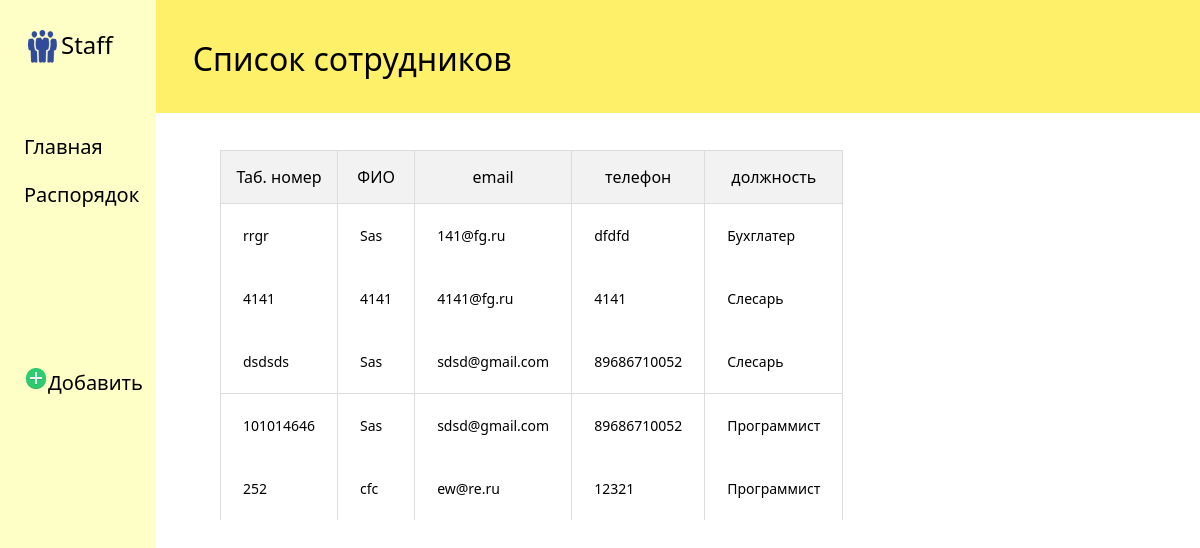
The page / on the database its author committed.
### myapp/models.py (models this page shows, shortened)
class Task(models.Model):
    name = models.CharField('Имя сотрудника', max_length=100)
    num_staff = models.CharField('Номер сотрудника', max_length=100)
    mail = models.EmailField('Почта сотрудника')
    phone_number = models.CharField('Номер телефона сотрудника', max_length=100)
    job_CHOISES = (
        ('Программист', 'Программист'),
        ('Слесарь', 'Слесарь'),
        ('Бухглатер', 'Бухглатер')
    )
    job = models.CharField('Должность', max_length=100, choices=job_CHOISES, default="")
    class Meta:
        verbose_name = 'Работники'
        verbose_name_plural = 'Работники'

### myapp/views.py (the view)
# urls.py: path('', views.index, name='home'),
def index(request):
    tasks = Task.objects.order_by('-id')
    return render(request, 'myapp/index.html',{
    'title': 'Главная страница сайта', 'tasks': tasks})

### myapp/templates/myapp/index.html (shortened to what this page needs)
{% extends 'myapp/base.html' %}
{% load static %}
{% block content %}
             <table>
                     <tr>
                        <th>Таб. номер</th>
                        <th>ФИО</th>
                        <th>email</th>
                        <th>телефон</th>
                        <th>должность</th>
                     </tr>
        {% if tasks %}
                 {% for el in tasks %}
                     <tr>
                        <td>{{ el.num_staff }}</td>
                        <td>{{ el.name }}</td>
                        <td>{{ el.mail }}</td>
                        <td>{{ el.phone_number }}</td>
                        <td>{{ el.job }}</td>
                     </tr>
                    {% endfor %}
                </table>
        {% else %}
            <p class="text">Записей нет!</p>
        {% endif %}
{% endblock %}

### myapp/templates/myapp/base.html (shortened to what this page needs)
{% load static %}
<!DOCTYPE html>
<html lang="en">
<head>
    <link rel="stylesheet" href="{% static 'myapp/styles/style.css' %}">
</head>
<body>
    <aside>
        <div class="logo">
            <img src="{% static 'myapp/img/people.jpg' %}" alt="">
            <p>Staff</p>
        </div>
        <ul>
            <li><a href="{% url 'home' %}">Главная</a></li>
            <li><a href="{% url 'rasp' %}">Распорядок</a></li>
            <li><img src=" {% static 'myapp/img/plus.png' %}" alt=""><a href="{% url 'create' %}">Добавить</a></li>
        </ul>
    </aside>
    <header>
        <h1>Список сотрудников</h1>
    </header>
{% block content %}{% endblock %}
</body>
</html>

### static/myapp/styles/style.css (style rules this page uses)
* { box-sizing: border-box; padding: 0; margin: 0; font-family: 'Segoe UI', Tahoma, Geneva, Verdana, sans-serif; }
body { display: flex; }
aside { background-color: #FEFFC7; width: 179px; height: 100vh; }
header { background-color: #FFF06A; width: 100%; height: 113px; }
.logo { display: flex; padding: 28px 0 67px 23px; }
.logo img { width: 38px; height: 38px; }
.logo p { font-size: 24px; font-weight: 400; }
aside li { list-style-type: none; padding-bottom: 21px; padding-left: 24px; }
aside li:nth-child(3) { padding-top: 137px; }
aside li a { text-decoration: none; color: black; font-size: 20px; font-weight: 300; }
header h1 { font-size: 32px; font-weight: 300; padding: 37px; }
.text, form, table { position: absolute; top: 150px; left: 220px; }
table { border-collapse: collapse; }
table th { font-size: 16px; padding: 15px; border-right: 1px solid #DCDCDC; border-left: 1px solid #DCDCDC; font-weight: 300; }
table td { font-size: 14px; padding: 22px; border-left: 1px solid #DCDCDC; }
table td:nth-child(5) { border-right: 1px solid #DCDCDC; }
table tr:nth-child(1) { background-color: #F2F2F2; border: 1px solid #DCDCDC; }
table tr:nth-child(4) { border-bottom: 1px solid #DCDCDC; }

### rows shown on the page
Task: num_staff "rrgr", name "Sas", mail "141@fg.ru", phone_number "dfdfd", job "Бухглатер"
Task: num_staff "4141", name "4141", mail "4141@fg.ru", phone_number "4141", job "Слесарь"
Task: num_staff "dsdsds", name "Sas", mail "sdsd@gmail.com", phone_number "89686710052", job "Слесарь"
Task: num_staff "101014646", name "Sas", mail "sdsd@gmail.com", phone_number "89686710052", job "Программист"
Task: num_staff "252", name "cfc", mail "ew@re.ru", phone_number "12321", job "Программист"
